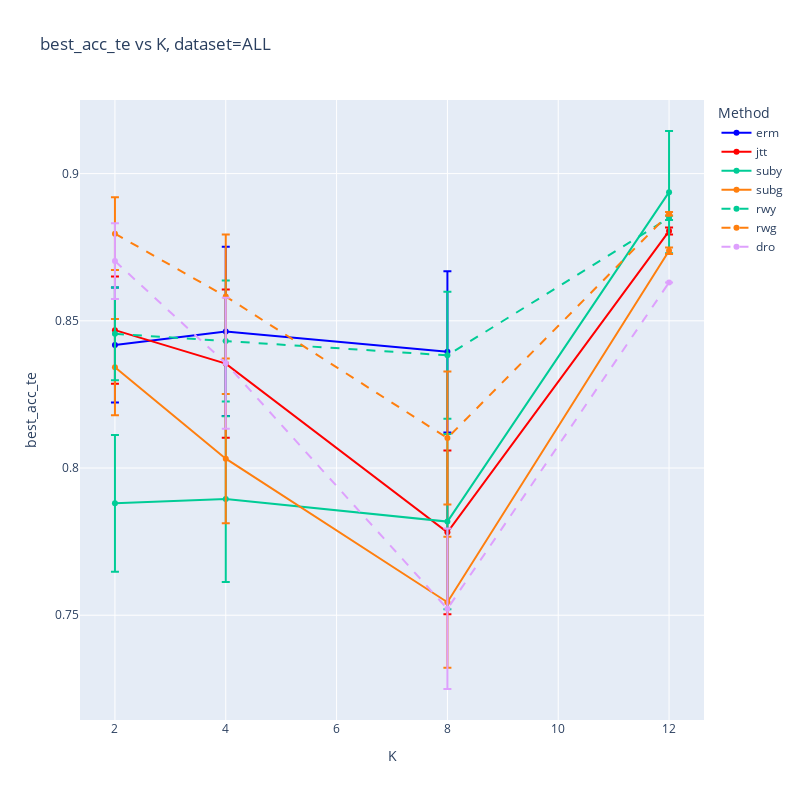
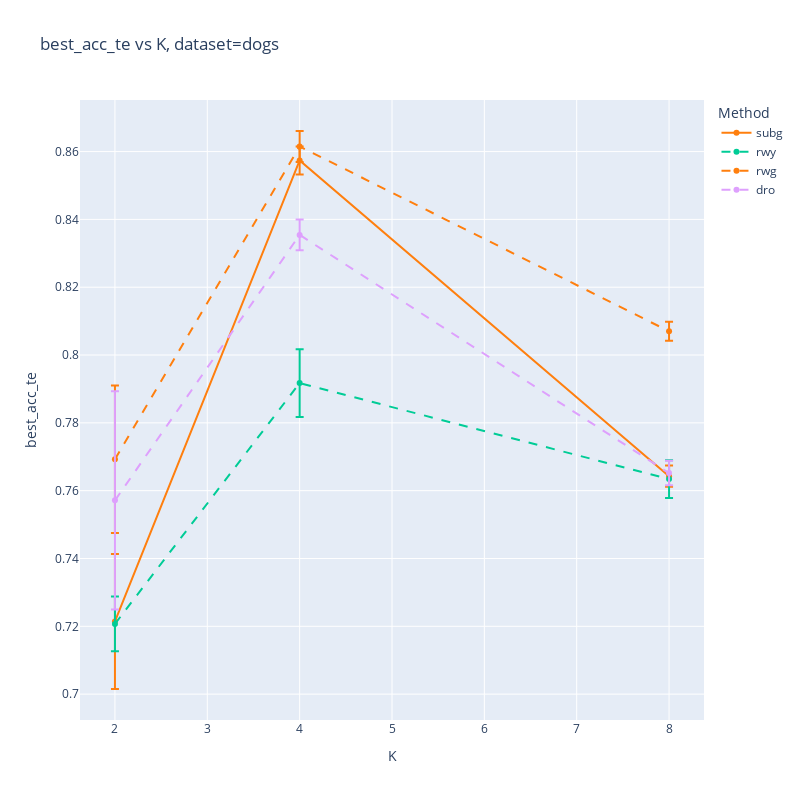
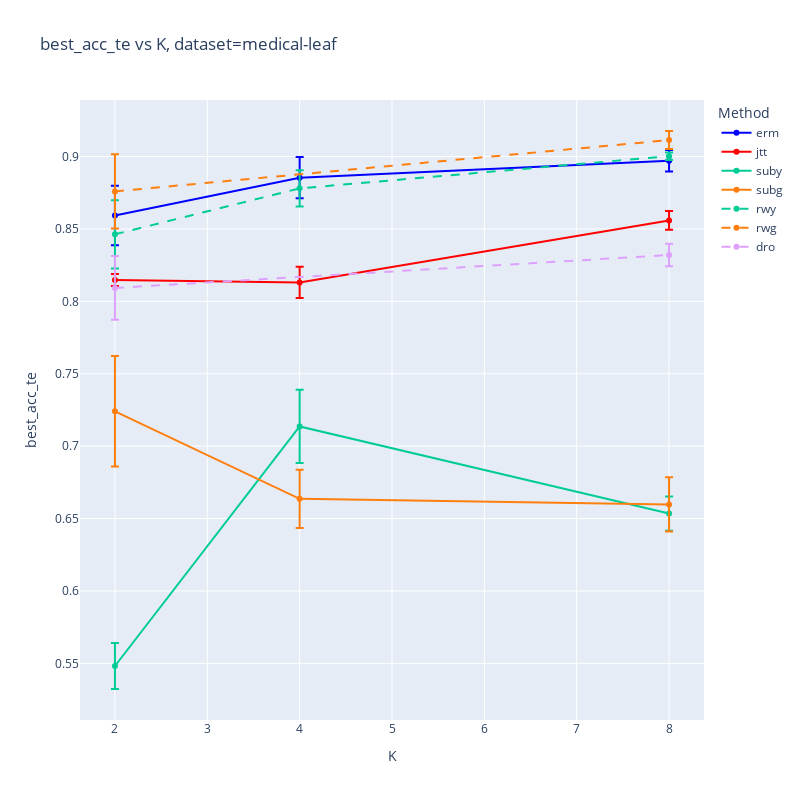
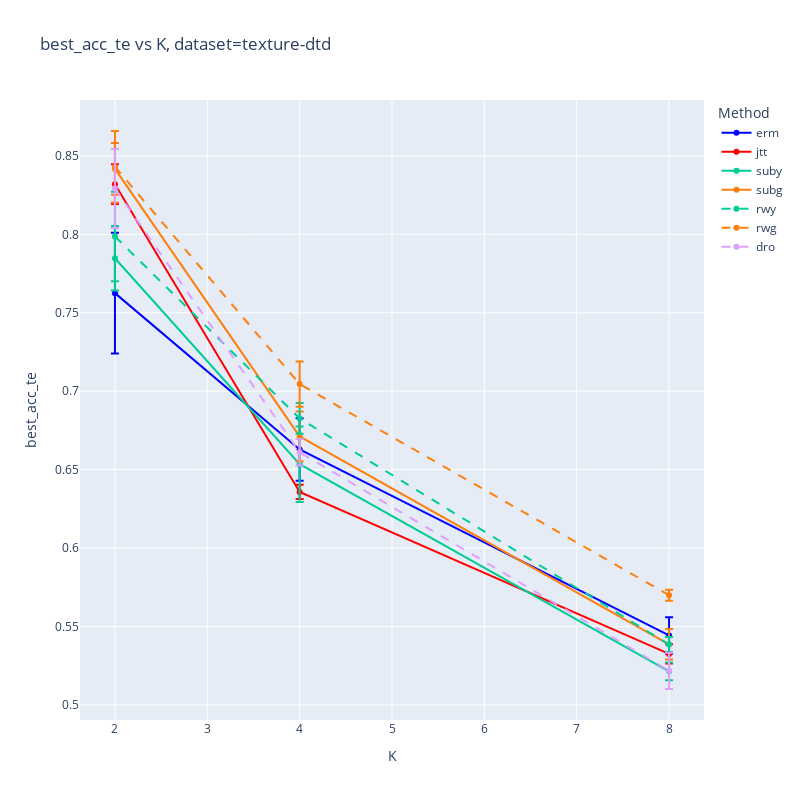

The code cell stored with these charts, in order, in its notebook:
### Markdown cell above
## a. best_acc_te

### Code cell
x_axis = 'K'
y_axis = 'best_acc_te' #'mean_grp_acc_te'
for dataset_name in DATASETS.values():
    plot_graph(df_fix_mu, x_axis, y_axis, dataset_name,error_bars=ERROR_BARS, normalize=NORMALIZE)

### Figure 1 — Plotly figure (JSON) as saved in the notebook; plotly's stock layout.template omitted (floating-point values rounded to 4 significant figures)
{"data": [{"error_y": {"array": [0.01949, 0.02874, 0.02739], "type": "data", "visible": true}, "line": {"color": "blue", "dash": "solid"}, "mode": "lines+markers", "name": "erm", "type": "scatter", "x": [2, 4, 8], "y": [0.8418, 0.8464, 0.8395]}, {"error_y": {"array": [0.0182, 0.02517, 0.02779, 0.001211], "type": "data", "visible": true}, "line": {"color": "red", "dash": "solid"}, "mode": "lines+markers", "name": "jtt", "type": "scatter", "x": [2, 4, 8, 12], "y": [0.8468, 0.8355, 0.7782, 0.8805]}, {"error_y": {"array": [0.02326, 0.02815, 0.02974, 0.02078], "type": "data", "visible": true}, "line": {"color": "#00CC96", "dash": "solid"}, "mode": "lines+markers", "name": "suby", "type": "scatter", "x": [2, 4, 8, 12], "y": [0.788, 0.7895, 0.7818, 0.8937]}, {"error_y": {"array": [0.01637, 0.02197, 0.02224, 0.00111], "type": "data", "visible": true}, "line": {"color": "#ff7f0e", "dash": "solid"}, "mode": "lines+markers", "name": "subg", "type": "scatter", "x": [2, 4, 8, 12], "y": [0.8343, 0.8032, 0.7544, 0.8738]}, {"error_y": {"array": [0.01574, 0.02055, 0.02157, 0.00073], "type": "data", "visible": true}, "line": {"color": "#00CC96", "dash": "dash"}, "mode": "lines+markers", "name": "rwy", "type": "scatter", "x": [2, 4, 8, 12], "y": [0.8456, 0.8432, 0.8383, 0.885]}, {"error_y": {"array": [0.01235, 0.02107, 0.02257, 0.0006241], "type": "data", "visible": true}, "line": {"color": "#ff7f0e", "dash": "dash"}, "mode": "lines+markers", "name": "rwg", "type": "scatter", "x": [2, 4, 8, 12], "y": [0.8796, 0.8583, 0.8102, 0.8864]}, {"error_y": {"array": [0.01289, 0.02228, 0.02724, null], "type": "data", "visible": true}, "line": {"color": "#DEA0FD", "dash": "dash"}, "mode": "lines+markers", "name": "dro", "type": "scatter", "x": [2, 4, 8, 12], "y": [0.8703, 0.8356, 0.7522, 0.863]}], "layout": {"height": 800, "legend": {"title": {"text": "Method"}}, "title": {"text": "best_acc_te vs K, dataset=ALL"}, "width": 800, "xaxis": {"title": {"text": "K"}}, "yaxis": {"title": {"text": "best_acc_te"}}}}

### Figure 2 — Plotly figure (JSON) as saved in the notebook; plotly's stock layout.template omitted (floating-point values rounded to 4 significant figures)
{"data": [{"error_y": {"array": [], "type": "data", "visible": true}, "line": {"color": "blue", "dash": "solid"}, "mode": "lines+markers", "name": "erm", "type": "scatter", "x": [], "y": []}, {"error_y": {"array": [], "type": "data", "visible": true}, "line": {"color": "red", "dash": "solid"}, "mode": "lines+markers", "name": "jtt", "type": "scatter", "x": [], "y": []}, {"error_y": {"array": [], "type": "data", "visible": true}, "line": {"color": "#00CC96", "dash": "solid"}, "mode": "lines+markers", "name": "suby", "type": "scatter", "x": [], "y": []}, {"error_y": {"array": [0.01992, 0.004097, 0.003134], "type": "data", "visible": true}, "line": {"color": "#ff7f0e", "dash": "solid"}, "mode": "lines+markers", "name": "subg", "type": "scatter", "x": [2, 4, 8], "y": [0.7214, 0.8574, 0.7643]}, {"error_y": {"array": [0.008097, 0.01, 0.005555], "type": "data", "visible": true}, "line": {"color": "#00CC96", "dash": "dash"}, "mode": "lines+markers", "name": "rwy", "type": "scatter", "x": [2, 4, 8], "y": [0.7207, 0.7917, 0.7634]}, {"error_y": {"array": [0.02174, 0.004559, 0.002814], "type": "data", "visible": true}, "line": {"color": "#ff7f0e", "dash": "dash"}, "mode": "lines+markers", "name": "rwg", "type": "scatter", "x": [2, 4, 8], "y": [0.7693, 0.8615, 0.807]}, {"error_y": {"array": [0.0322, 0.004559, 0.003621], "type": "data", "visible": true}, "line": {"color": "#DEA0FD", "dash": "dash"}, "mode": "lines+markers", "name": "dro", "type": "scatter", "x": [2, 4, 8], "y": [0.7571, 0.8354, 0.7652]}], "layout": {"height": 800, "legend": {"title": {"text": "Method"}}, "title": {"text": "best_acc_te vs K, dataset=dogs"}, "width": 800, "xaxis": {"title": {"text": "K"}}, "yaxis": {"title": {"text": "best_acc_te"}}}}

### Figure 3 — Plotly figure (JSON) as saved in the notebook; plotly's stock layout.template omitted (floating-point values rounded to 4 significant figures)
{"data": [{"error_y": {"array": [0.02058, 0.01426, 0.00737], "type": "data", "visible": true}, "line": {"color": "blue", "dash": "solid"}, "mode": "lines+markers", "name": "erm", "type": "scatter", "x": [2, 4, 8], "y": [0.8593, 0.8854, 0.8971]}, {"error_y": {"array": [0.004141, 0.01075, 0.006444], "type": "data", "visible": true}, "line": {"color": "red", "dash": "solid"}, "mode": "lines+markers", "name": "jtt", "type": "scatter", "x": [2, 4, 8], "y": [0.8148, 0.8131, 0.8559]}, {"error_y": {"array": [0.01588, 0.02531, 0.01185], "type": "data", "visible": true}, "line": {"color": "#00CC96", "dash": "solid"}, "mode": "lines+markers", "name": "suby", "type": "scatter", "x": [2, 4, 8], "y": [0.5481, 0.7136, 0.6534]}, {"error_y": {"array": [0.03811, 0.02017, 0.01879], "type": "data", "visible": true}, "line": {"color": "#ff7f0e", "dash": "solid"}, "mode": "lines+markers", "name": "subg", "type": "scatter", "x": [2, 4, 8], "y": [0.7241, 0.6636, 0.6598]}, {"error_y": {"array": [0.02353, 0.01259, 0.00261], "type": "data", "visible": true}, "line": {"color": "#00CC96", "dash": "dash"}, "mode": "lines+markers", "name": "rwy", "type": "scatter", "x": [2, 4, 8], "y": [0.8463, 0.878, 0.9003]}, {"error_y": {"array": [0.02563, 0.006253], "type": "data", "visible": true}, "line": {"color": "#ff7f0e", "dash": "dash"}, "mode": "lines+markers", "name": "rwg", "type": "scatter", "x": [2, 8], "y": [0.8759, 0.9114]}, {"error_y": {"array": [0.02203, 0.007745], "type": "data", "visible": true}, "line": {"color": "#DEA0FD", "dash": "dash"}, "mode": "lines+markers", "name": "dro", "type": "scatter", "x": [2, 8], "y": [0.8093, 0.832]}], "layout": {"height": 800, "legend": {"title": {"text": "Method"}}, "title": {"text": "best_acc_te vs K, dataset=medical-leaf"}, "width": 800, "xaxis": {"title": {"text": "K"}}, "yaxis": {"title": {"text": "best_acc_te"}}}}

### Figure 4 — Plotly figure (JSON) as saved in the notebook; plotly's stock layout.template omitted (floating-point values rounded to 4 significant figures)
{"data": [{"error_y": {"array": [0.0385, 0.0199, 0.01161], "type": "data", "visible": true}, "line": {"color": "blue", "dash": "solid"}, "mode": "lines+markers", "name": "erm", "type": "scatter", "x": [2, 4, 8], "y": [0.7625, 0.6628, 0.5444]}, {"error_y": {"array": [0.01269, 0.004541, 0.006167], "type": "data", "visible": true}, "line": {"color": "red", "dash": "solid"}, "mode": "lines+markers", "name": "jtt", "type": "scatter", "x": [2, 4, 8], "y": [0.8319, 0.6358, 0.5326]}, {"error_y": {"array": [0.0206, 0.02403, 0.005723], "type": "data", "visible": true}, "line": {"color": "#00CC96", "dash": "solid"}, "mode": "lines+markers", "name": "suby", "type": "scatter", "x": [2, 4, 8], "y": [0.7847, 0.6535, 0.5214]}, {"error_y": {"array": [0.01649, 0.01581, 0.009707], "type": "data", "visible": true}, "line": {"color": "#ff7f0e", "dash": "solid"}, "mode": "lines+markers", "name": "subg", "type": "scatter", "x": [2, 4, 8], "y": [0.8417, 0.6712, 0.5387]}, {"error_y": {"array": [0.02846, 0.009796, 0.004818], "type": "data", "visible": true}, "line": {"color": "#00CC96", "dash": "dash"}, "mode": "lines+markers", "name": "rwy", "type": "scatter", "x": [2, 4, 8], "y": [0.7986, 0.6826, 0.5385]}, {"error_y": {"array": [0.02278, 0.01446, 0.003479], "type": "data", "visible": true}, "line": {"color": "#ff7f0e", "dash": "dash"}, "mode": "lines+markers", "name": "rwg", "type": "scatter", "x": [2, 4, 8], "y": [0.8431, 0.7045, 0.57]}, {"error_y": {"array": [0.02519, 0.008405, 0.01159], "type": "data", "visible": true}, "line": {"color": "#DEA0FD", "dash": "dash"}, "mode": "lines+markers", "name": "dro", "type": "scatter", "x": [2, 4, 8], "y": [0.8292, 0.6611, 0.5218]}], "layout": {"height": 800, "legend": {"title": {"text": "Method"}}, "title": {"text": "best_acc_te vs K, dataset=texture-dtd"}, "width": 800, "xaxis": {"title": {"text": "K"}}, "yaxis": {"title": {"text": "best_acc_te"}}}}
